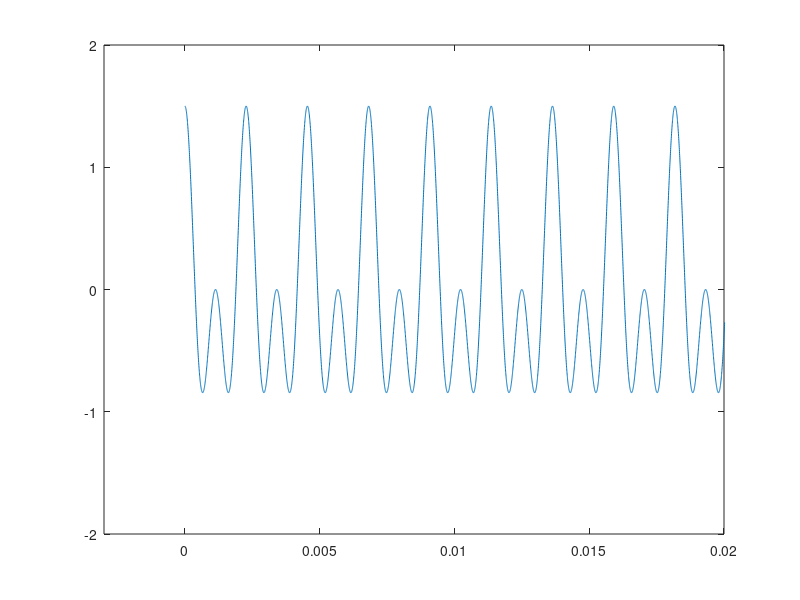

Write MATLAB code to recreate this figure.
% Clear plot screen+clf% 2 second samples with 1/256000 distance between each sample% I you keep sample value small, plotting cosine wave may show some edges.srate = 256000; % sample rate (in Hertz)tt = 0:1/srate:2; % divide 2 seconds into 1/srate pieces% To plot the figure, % X-axis range is (-0.005, 0.002)% Y-axis range is (-1, 1)% v = [xmin xmax ymin ymax]v = [-0.003 0.020 -1 1];% axis command scales the x and y axes for our purposesaxis(v)% Produce cosine waves. % As tt is time coordinate vector, % result becomes y = f(tt).% general wave formula = wave(t) = A*cos(wt + phase)% where A = 0.75, f = 440, w = 2*pi*f, phase = 0amplitude = 0.75;freq1 = 440;freq2 = 880;example_wave1 = amplitude*cos(2*pi*freq1*tt);example_wave2 = amplitude*cos(2*pi*freq2*tt);plot(tt, example_wave1)v = [-0.003 0.020 -1 1];axis(v)% % % Plot example_wave1 for 8 periods% period = 8;% corresponding_elements = 1:srate/freq1*period;% % Plot function needs arrays for x axis and y axis.% plot(tt(corresponding_elements), example_wave1(corresponding_elements))% % v = [-0.003 0.020 -1 1];% % axis(v)% % % % Plot example_wave2 for 16 period% period = 16;% corresponding_elements = 1:srate/freq2*period;% % Plot function needs arrays for x axis and y axis.% plot(tt(corresponding_elements), example_wave2(corresponding_elements))% % % % Plot both together% % Say hold on, then plot your graphs, then say hold off% hold on% % v = [-0.003 0.020 -1 1];% % axis(v)% plot(tt(corresponding_elements), example_wave1(corresponding_elements))% plot(tt(corresponding_elements), example_wave2(corresponding_elements))% hold off% % % % Plot the sum of two waveswave_sum = example_wave1 + example_wave2;plot(tt, wave_sum)% plot(tt(corresponding_elements), wave_sum(corresponding_elements))v = [-0.003 0.020 -2 2];axis(v)